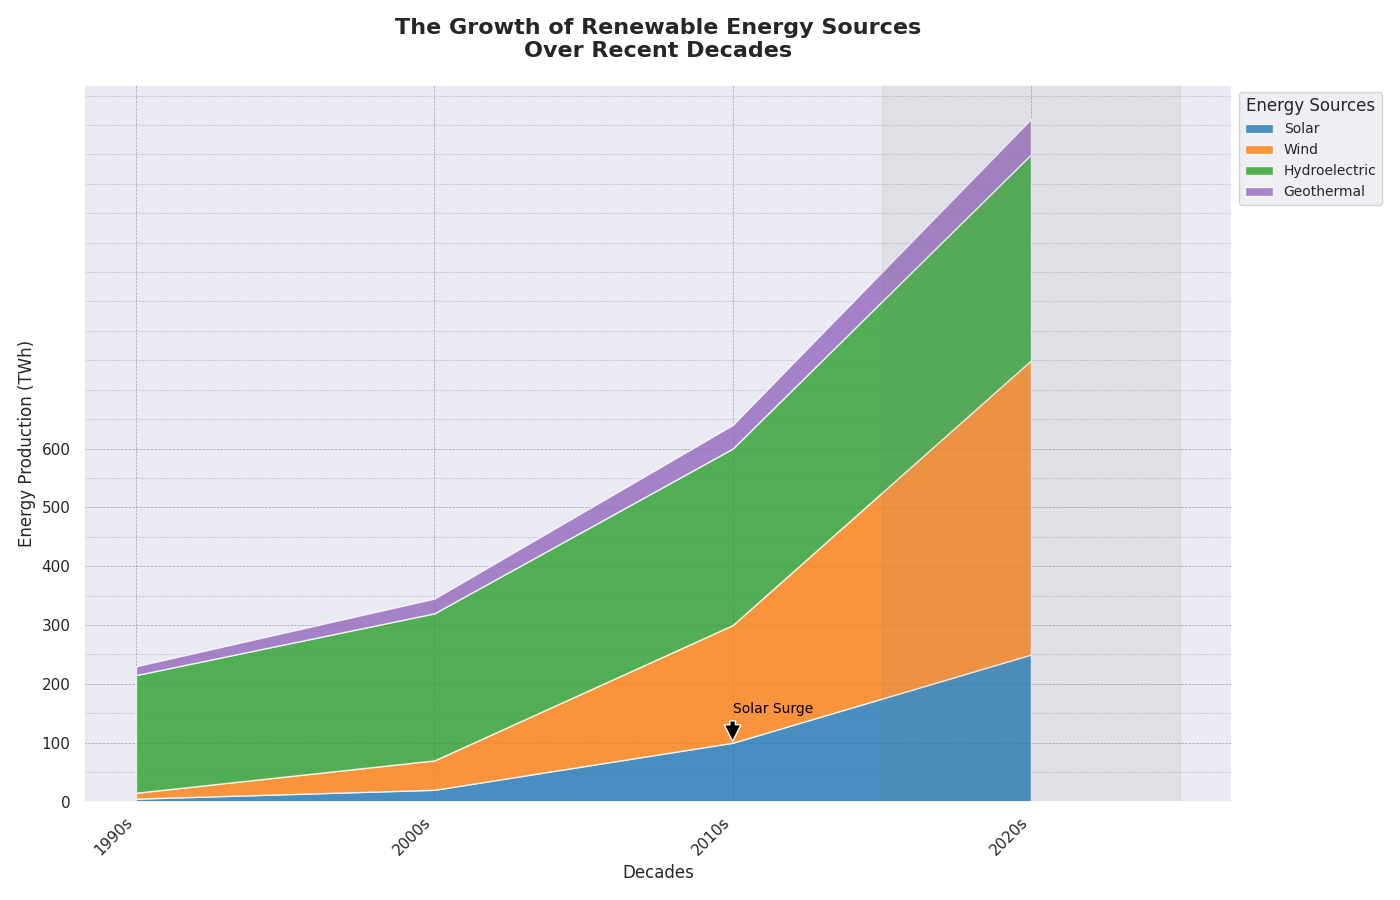

The Python source for this figure:
import matplotlib.pyplot as plt
import numpy as np
from matplotlib.ticker import MultipleLocator

# Define the decades for the x-axis
decades = ['1990s', '2000s', '2010s', '2020s']

# Define the energy production data for each source (in TWh)
solar = np.array([5, 20, 100, 250])
wind = np.array([10, 50, 200, 500])
hydroelectric = np.array([200, 250, 300, 350])
# biomass removed
geothermal = np.array([15, 25, 40, 60])

# Data stack for the area plot with biomass removed
data = np.vstack([solar, wind, hydroelectric, geothermal])

# New colors for each energy source with higher contrast
colors = ['#1f77b4', '#ff7f0e', '#2ca02c', '#9467bd']

# Create the stacked area chart
plt.figure(figsize=(14, 9))
plt.stackplot(decades, data, labels=['Solar', 'Wind', 'Hydroelectric', 'Geothermal'], colors=colors, alpha=0.8)

# Add axis labels and title
plt.xlabel('Decades', fontsize=12)
plt.ylabel('Energy Production (TWh)', fontsize=12)
plt.title('The Growth of Renewable Energy Sources\nOver Recent Decades', fontsize=16, fontweight='bold', pad=20)

# Add a legend to identify the layers
plt.legend(title='Energy Sources', loc='upper left', bbox_to_anchor=(1, 1), fontsize=10)

# Rotate x-tick labels to avoid overlap
plt.xticks(rotation=45, ha='right')

# Add gridlines for better readability
plt.grid(visible=True, which='both', color='gray', linestyle='--', linewidth=0.5, alpha=0.7)

# Custom y-axis ticks and minor ticks
plt.yticks(np.arange(0, 601, 100))
plt.gca().yaxis.set_minor_locator(MultipleLocator(50))
plt.grid(which='minor', linestyle=':', linewidth=0.5)

# Annotate significant growth points
plt.annotate('Solar Surge', xy=('2010s', 100), xytext=('2010s', 150),
             arrowprops=dict(facecolor='black', shrink=0.05),
             fontsize=10, color='black')

# Highlight recent decade
plt.axvspan(2.5, 3.5, color='grey', alpha=0.1)

# Automatically adjust the layout to prevent overlap
plt.tight_layout()

# Display the plot
plt.show()
